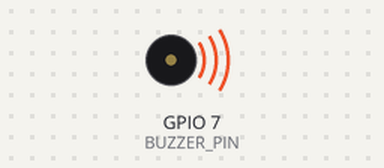
Bench run of a program on a simulated Raspberry Pi (BCM pin numbers). Parts: buzzer (waves = sounding). At 2.0 s the program stops and its outputs stay as they are.

Above: at 0.1 s.
At 2.1 s:
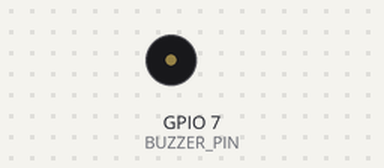
Timing chart, 0 to 3.5 s (numbered marks = the images above):
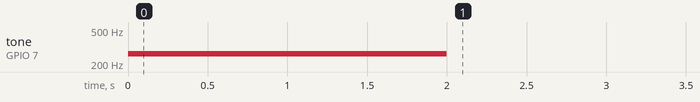

The program:

piezo_buzzer.py
```python
# 도 출력하기

import RPi.GPIO as GPIO
import time

BUZZER_PIN = 7
GPIO.setmode(GPIO.BCM)
GPIO.setup(BUZZER_PIN, GPIO.OUT)

# 주파수: 도(262Hz)
pwm = GPIO.PWM(BUZZER_PIN, 262)
pwm.start(10) # duty cycle

try:
  time.sleep(2)
  pwm.ChangeDutyCycle(0)

finally:
  pwm.stop()
  GPIO.cleanup()
```

Measured:
- by itself, tone on GPIO 7 (BUZZER_PIN): silent → 262 Hz at 0.00 s, → silent 2.0 s later
